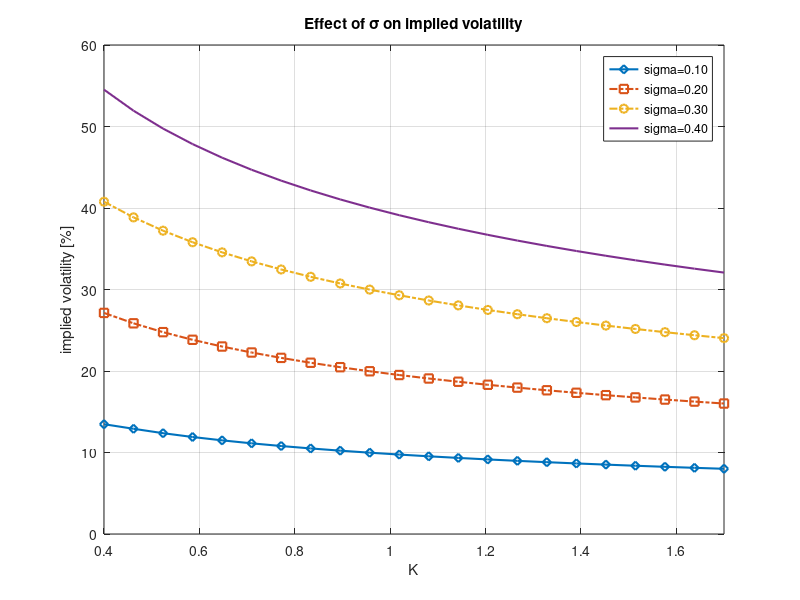
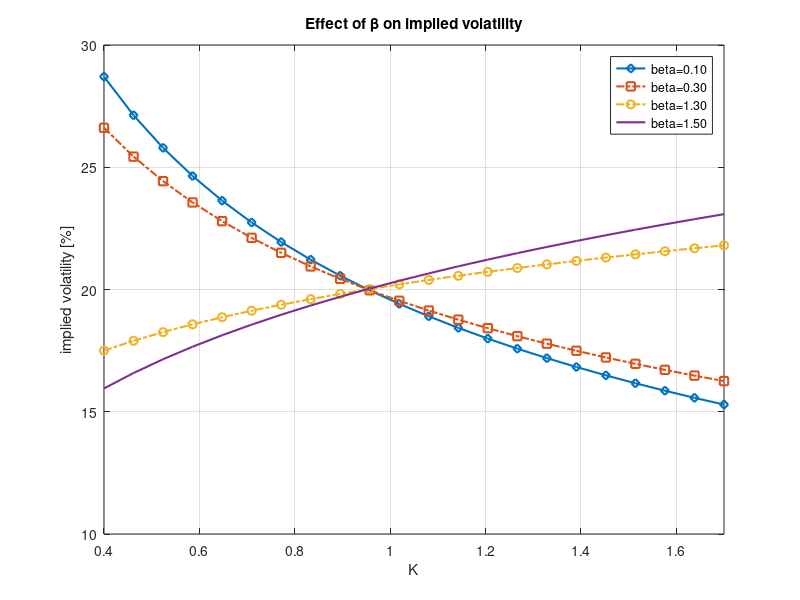

These charts were generated, in order, by the following MATLAB code:
function CEV_ImpliedVolatility
close all; clc;

% Market ZCB

P0T       = @(t)exp(-0.05*t);
T         = 1.0;

% Choose between call and put option

CP = 'c';
K = linspace(0.4,1.7,22);

% CEV parameters

beta  = 0.25;
sigma = 0.2;

% Forward rate 

frwd = 1.0/P0T(T);

% Effect of sigma

sigmaV = [0.1, 0.2, 0.3, 0.4];
ivM = zeros(length(K),length(sigmaV));
argLegend = cell(4,1);
idx = 1;
for i=1:length(sigmaV)
    sigmaTemp = sigmaV(i);
    optPrice  = CEVModel_CallPrice(CP,K,P0T,beta,sigmaTemp,frwd,T);
    for j = 1:length(K)    
        optPriceFrwd = optPrice(j)/P0T(T);
        ivM(j,i)  = ImpliedVolatilityBlack76(CP,optPriceFrwd,K(j),T,frwd,0.3)*100;
    end
    argLegend{idx} = sprintf('sigma=%.2f',sigmaTemp);
    idx = idx + 1;
end
MakeFigure(K, ivM,argLegend,'Effect of \sigma on implied volatility')
xlim([min(K),max(K)])

% Effect of beta

betaV = [0.1,0.3,1.3, 1.5];
ivM = zeros(length(K),length(betaV));
argLegend = cell(4,1);
idx = 1;
for i=1:length(betaV)
    betaTemp = betaV(i);
    optPrice  = CEVModel_CallPrice(CP,K,P0T,betaTemp,sigma,frwd,T);
    for j = 1:length(K)    
        optPriceFrwd = optPrice(j)/P0T(T);
        ivM(j,i)  = ImpliedVolatilityBlack76(CP,optPriceFrwd,K(j),T,frwd,0.3)*100;
    end
    argLegend{idx} = sprintf('beta=%.2f',betaTemp);
    idx = idx + 1;
end
MakeFigure(K, ivM,argLegend,'Effect of \beta on implied volatility')
xlim([min(K),max(K)])


function impliedVol = ImpliedVolatilityBlack76(CP,frwdMarketPrice,K,T,frwdStock,initialVol)
func = @(sigma) (BS_Call_Put_Option_Price(CP,frwdStock,K,sigma,T,0.0) - frwdMarketPrice).^1.0;
impliedVol = fzero(func,initialVol);
 
% Closed-form expression of European call/put option with Black-Scholes formula

function value=BS_Call_Put_Option_Price(CP,S_0,K,sigma,tau,r)

% Black-Scholes call option price

d1 = (log(S_0 ./ K) + (r + 0.5 * sigma^2) * tau) / (sigma * sqrt(tau));
d2 = d1 - sigma * sqrt(tau);
if lower(CP) == 'c' || lower(CP) == 1
 value =normcdf(d1) * S_0 - normcdf(d2) .* K * exp(-r * tau);
elseif lower(CP) == 'p' || lower(CP) == -1
 value =normcdf(-d2) .* K*exp(-r*tau) - normcdf(-d1)*S_0;
end

function value = CEVModel_CallPrice(CP,K,P0T,beta,sigma,frwd,T)
a=K.^(2*(1-beta))./((1-beta)^2*sigma^2*T);
b=1/(1-beta);
c=frwd^(2*(1-beta))/((1-beta)^2*sigma^2*T);

if beta<1 && CP=='c' 
    value=frwd*P0T(T)*(1-ncx2cdf(a,b+2,c))- K*P0T(T).*ncx2cdf(c,b,a);
elseif beta<1 && CP=='p'
    value=K*P0T(T).*(1-ncx2cdf(c,b,a))-frwd*P0T(T)*ncx2cdf(a,b+2,c);
elseif beta>1 && CP== 'c'
    value=frwd*P0T(T)*(1-ncx2cdf(c,2-b,a))- K*P0T(T).*ncx2cdf(a,-b,c);
elseif beta>1 && CP== 'p' 
    value=K*P0T(T).*(1-ncx2cdf(a,2-b,c))-frwd*P0T(T)*ncx2cdf(c,-b,a);
end

function MakeFigure(X1, YMatrix1, argLegend,titleIn)

%CREATEFIGURE(X1,YMATRIX1)
%  X1:  vector of x data
%  YMATRIX1:  matrix of y data

%  Auto-generated by MATLAB on 16-Jan-2012 15:26:40

% Create figure

figure1 = figure('InvertHardcopy','off',...
    'Colormap',[0.061875 0.061875 0.061875;0.06875 0.06875 0.06875;0.075625 0.075625 0.075625;0.0825 0.0825 0.0825;0.089375 0.089375 0.089375;0.09625 0.09625 0.09625;0.103125 0.103125 0.103125;0.11 0.11 0.11;0.146875 0.146875 0.146875;0.18375 0.18375 0.18375;0.220625 0.220625 0.220625;0.2575 0.2575 0.2575;0.294375 0.294375 0.294375;0.33125 0.33125 0.33125;0.368125 0.368125 0.368125;0.405 0.405 0.405;0.441875 0.441875 0.441875;0.47875 0.47875 0.47875;0.515625 0.515625 0.515625;0.5525 0.5525 0.5525;0.589375 0.589375 0.589375;0.62625 0.62625 0.62625;0.663125 0.663125 0.663125;0.7 0.7 0.7;0.711875 0.711875 0.711875;0.72375 0.72375 0.72375;0.735625 0.735625 0.735625;0.7475 0.7475 0.7475;0.759375 0.759375 0.759375;0.77125 0.77125 0.77125;0.783125 0.783125 0.783125;0.795 0.795 0.795;0.806875 0.806875 0.806875;0.81875 0.81875 0.81875;0.830625 0.830625 0.830625;0.8425 0.8425 0.8425;0.854375 0.854375 0.854375;0.86625 0.86625 0.86625;0.878125 0.878125 0.878125;0.89 0.89 0.89;0.853125 0.853125 0.853125;0.81625 0.81625 0.81625;0.779375 0.779375 0.779375;0.7425 0.7425 0.7425;0.705625 0.705625 0.705625;0.66875 0.66875 0.66875;0.631875 0.631875 0.631875;0.595 0.595 0.595;0.558125 0.558125 0.558125;0.52125 0.52125 0.52125;0.484375 0.484375 0.484375;0.4475 0.4475 0.4475;0.410625 0.410625 0.410625;0.37375 0.37375 0.37375;0.336875 0.336875 0.336875;0.3 0.3 0.3;0.28125 0.28125 0.28125;0.2625 0.2625 0.2625;0.24375 0.24375 0.24375;0.225 0.225 0.225;0.20625 0.20625 0.20625;0.1875 0.1875 0.1875;0.16875 0.16875 0.16875;0.15 0.15 0.15],...
    'Color',[1 1 1]);

% Create axes
%axes1 = axes('Parent',figure1,'Color',[1 1 1]);

axes1 = axes('Parent',figure1);
grid on

% Uncomment the following line to preserve the X-limits of the axes
% xlim(axes1,[45 160]);
% Uncomment the following line to preserve the Y-limits of the axes
% ylim(axes1,[19 26]);
% Uncomment the following line to preserve the Z-limits of the axes
% zlim(axes1,[-1 1]);

box(axes1,'on');
hold(axes1,'all');

% Create multiple lines using matrix input to plot
% plot1 = plot(X1,YMatrix1,'Parent',axes1,'MarkerEdgeColor',[0 0 0],...
%     'LineWidth',1,...
%     'Color',[0 0 0]);

plot1 = plot(X1,YMatrix1,'Parent',axes1,...
    'LineWidth',1.5);
set(plot1(1),'Marker','diamond','DisplayName',argLegend{1});
set(plot1(2),'Marker','square','LineStyle','-.',...
    'DisplayName',argLegend{2});
set(plot1(3),'Marker','o','LineStyle','-.','DisplayName',argLegend{3});
set(plot1(4),'DisplayName',argLegend{4});

% Create xlabel

xlabel({'K'});

% Create ylabel

ylabel({'implied volatility [%]'});

% Create title

title(titleIn);

% Create legend

legend1 = legend(axes1,'show');
set(legend1,'Color',[1 1 1]);
